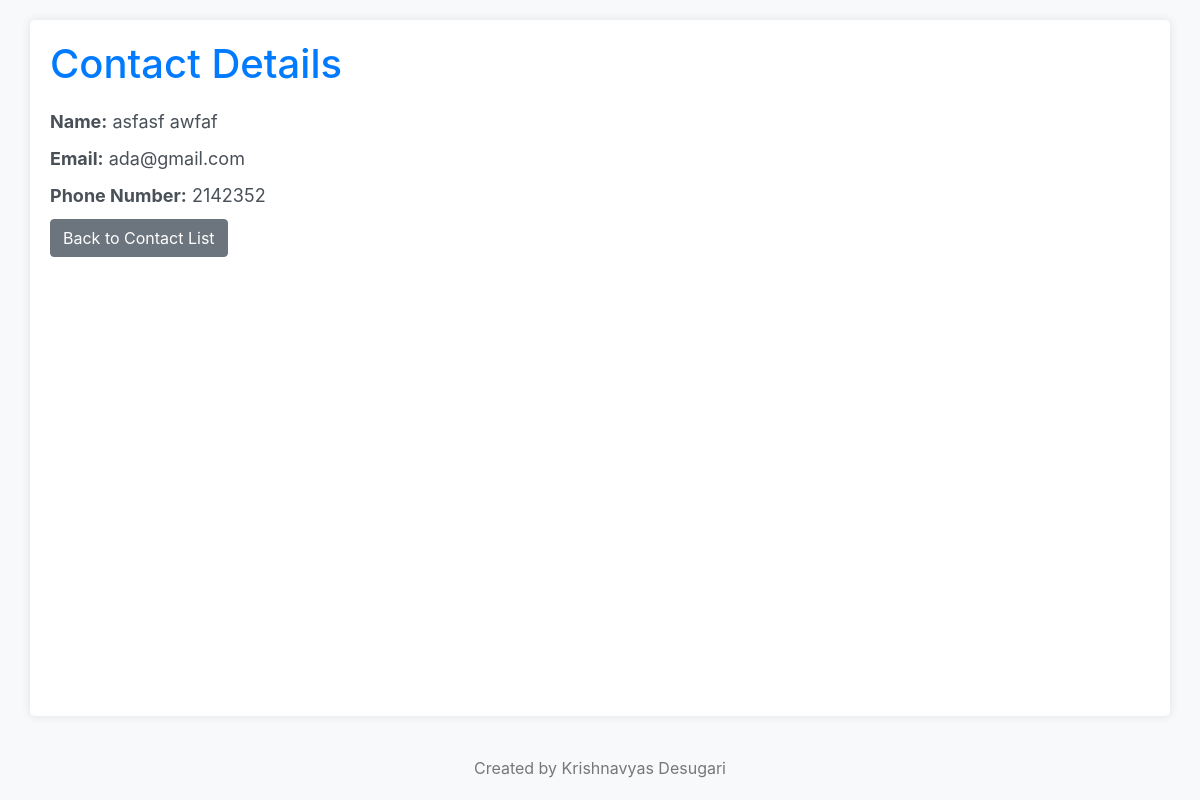
Screenshot of /contacts/contacts/2/ with the database file from the repository.
### pycontacts/models.py (models this page shows, shortened)
class Contact(models.Model):
    first_name = models.CharField(max_length=20, unique=True)
    last_name = models.CharField(max_length=20, unique=True)
    email = models.EmailField(max_length=30, unique=True)
    phone_number = models.CharField(max_length=10)
    class Meta:
        app_label = 'pycontacts'
        managed = False

### pycontacts/views.py (the view)
# urls.py: path('contacts/<int:pk>/', contact_detail, name='contact_detail'),
def contact_detail(request, pk):
    contact = get_object_or_404(Contact, pk=pk)
    return render(request, 'contact_forms/contact_detail.html', {'contact': contact})

### pycontacts/templates/contact_forms/contact_detail.html (shortened to what this page needs)
<!DOCTYPE html>
<html lang="en">
<head>
    <link rel="stylesheet" href="https://stackpath.bootstrapcdn.com/bootstrap/4.5.2/css/bootstrap.min.css">
</head>
<body>
    <div class="container">
        <h1>Contact Details</h1>
        <p><strong>Name:</strong> {{ contact.first_name }} {{ contact.last_name }}</p>
        <p><strong>Email:</strong> {{ contact.email }}</p>
        <p><strong>Phone Number:</strong> {{ contact.phone_number }}</p>
        <a href="{% url 'contact_list' %}" class="btn btn-secondary">Back to Contact List</a>
    </div>
    <footer>
        Created by Krishnavyas Desugari
    </footer>
</body>
</html>

### pycontacts/templates/contact_forms/contact_detail.html (style rules this page uses)
body { padding: 20px; display: flex; flex-direction: column; min-height: 100vh; background-color: #f8f9fa; color: #495057; }
.container { flex: 1; background-color: #ffffff; border-radius: 5px; box-shadow: 0 0 10px rgba(0, 0, 0, 0.1); padding: 20px; margin-bottom: 20px; }
h1 { color: #007bff; margin-bottom: 20px; }
p { font-size: 18px; margin-bottom: 10px; }
.btn-secondary { background-color: #6c757d; border-color: #6c757d; }
footer { margin-top: 20px; text-align: center; color: #777; }

### rows the page displays
Contact: first_name "asfasf", last_name "awfaf", email "ada@gmail.com", phone_number "2142352"
